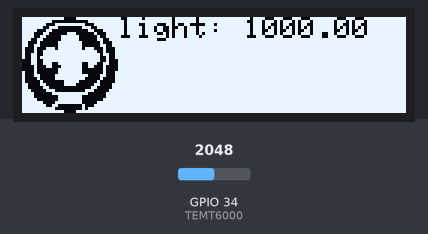
A program run on a simulated ESP32. On the bench: 128×32 one-colour display. The inputs (shaded band) are chosen by the test bench; at power-on: GPIO 34 (TEMT6000) = 2048. The display library's start-up logo is not drawn.

Above: at 1.2 s.
1.3 s: GPIO 34 (TEMT6000) set to 2866
At 2.2 s:
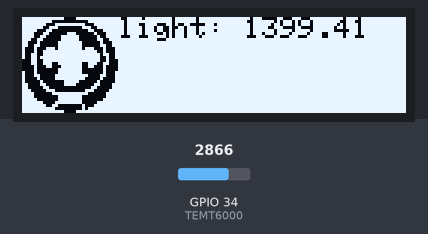
2.8 s: GPIO 34 (TEMT6000) set to 3603
At 3.3 s:
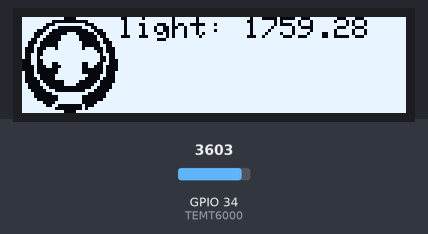
4.3 s: GPIO 34 (TEMT6000) set to 4095
At 5.7 s:
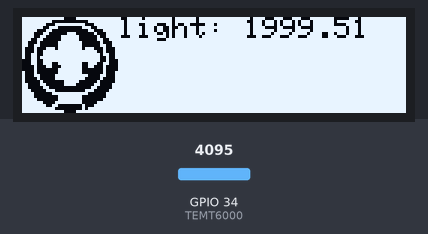
Timing chart, 0 to 7.3 s (numbered marks = the images above; inputs shaded):
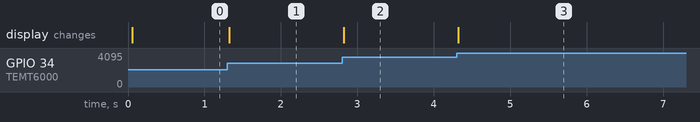

The program:

main.cpp
```cpp
#include <Arduino.h>
#include <SPI.h>
#include <Wire.h>
#include <Adafruit_GFX.h>
#include <Adafruit_SSD1306.h>

#define TEMT6000 34

#define SCREEN_WIDTH 128
#define SCREEN_HEIGHT 32

#define OLED_RESET -1
Adafruit_SSD1306 display(SCREEN_WIDTH, SCREEN_HEIGHT, &Wire, OLED_RESET);

const unsigned char img[] = {
    0xFF, 0xFC, 0x3F, 0xFF, 0xFF, 0xFF, 0xFF, 0xFF, 0xFF, 0xFF, 0xFF, 0xFF, 0xFF, 0xFF, 0xFF, 0xFF,
    0xFF, 0xC0, 0x03, 0xFF, 0xFF, 0xFF, 0xFF, 0xFF, 0xFF, 0xFF, 0xFF, 0xFF, 0xFF, 0xFF, 0xFF, 0xFF,
    0xFF, 0x1F, 0xF8, 0xFF, 0xFF, 0xFF, 0xFF, 0xFF, 0xFF, 0xFF, 0xFF, 0xFF, 0xFF, 0xFF, 0xFF, 0xFF,
    0xFE, 0x70, 0x0E, 0x7F, 0xFF, 0xFF, 0xFF, 0xFF, 0xFF, 0xFF, 0xFF, 0xFF, 0xFF, 0xFF, 0xFF, 0xFF,
    0xF8, 0xC0, 0x03, 0x1F, 0xFF, 0xFF, 0xFF, 0xFF, 0xFF, 0xFF, 0xFF, 0xFF, 0xFF, 0xFF, 0xFF, 0xFF,
    0xF1, 0x81, 0xC0, 0x8F, 0xFF, 0xFF, 0xFF, 0xFF, 0xFF, 0xFF, 0xFF, 0xFF, 0xFF, 0xFF, 0xFF, 0xFF,
    0xF3, 0x07, 0xE0, 0x4F, 0xFF, 0xFF, 0xFF, 0xFF, 0xFF, 0xFF, 0xFF, 0xFF, 0xFF, 0xFF, 0xFF, 0xFF,
    0xE6, 0x07, 0xE0, 0x67, 0xFF, 0xFF, 0xFF, 0xFF, 0xFF, 0xFF, 0xFF, 0xFF, 0xFF, 0xFF, 0xFF, 0xFF,
    0xC4, 0x0F, 0xF0, 0x23, 0xFF, 0xFF, 0xFF, 0xFF, 0xFF, 0xFF, 0xFF, 0xFF, 0xFF, 0xFF, 0xFF, 0xFF,
    0xCC, 0x0F, 0xF0, 0x33, 0xFF, 0xFF, 0xFF, 0xFF, 0xFF, 0xFF, 0xFF, 0xFF, 0xFF, 0xFF, 0xFF, 0xFF,
    0x88, 0xEF, 0xF7, 0x11, 0xFF, 0xFF, 0xFF, 0xFF, 0xFF, 0xFF, 0xFF, 0xFF, 0xFF, 0xFF, 0xFF, 0xFF,
    0x89, 0xFF, 0xFF, 0x91, 0xFF, 0xFF, 0xFF, 0xFF, 0xFF, 0xFF, 0xFF, 0xFF, 0xFF, 0xFF, 0xFF, 0xFF,
    0x99, 0xFF, 0xFF, 0xD9, 0xFF, 0xFF, 0xFF, 0xFF, 0xFF, 0xFF, 0xFF, 0xFF, 0xFF, 0xFF, 0xFF, 0xFF,
    0x9B, 0xFF, 0xFF, 0xC9, 0xFF, 0xFF, 0xFF, 0xFF, 0xFF, 0xFF, 0xFF, 0xFF, 0xFF, 0xFF, 0xFF, 0xFF,
    0x19, 0xFF, 0xFF, 0xC8, 0xFF, 0xFF, 0xFF, 0xFF, 0xFF, 0xFF, 0xFF, 0xFF, 0xFF, 0xFF, 0xFF, 0xFF,
    0x19, 0xCF, 0xF3, 0x98, 0xFF, 0xFF, 0xFF, 0xFF, 0xFF, 0xFF, 0xFF, 0xFF, 0xFF, 0xFF, 0xFF, 0xFF,
    0x08, 0xC7, 0xF3, 0x10, 0xFF, 0xFF, 0xFF, 0xFF, 0xFF, 0xFF, 0xFF, 0xFF, 0xFF, 0xFF, 0xFF, 0xFF,
    0x08, 0x0F, 0xF0, 0x10, 0xFF, 0xFF, 0xFF, 0xFF, 0xFF, 0xFF, 0xFF, 0xFF, 0xFF, 0xFF, 0xFF, 0xFF,
    0x88, 0x0F, 0xF0, 0x11, 0xFF, 0xFF, 0xFF, 0xFF, 0xFF, 0xFF, 0xFF, 0xFF, 0xFF, 0xFF, 0xFF, 0xFF,
    0x8C, 0x1F, 0xFC, 0x31, 0xFF, 0xFF, 0xFF, 0xFF, 0xFF, 0xFF, 0xFF, 0xFF, 0xFF, 0xFF, 0xFF, 0xFF,
    0x84, 0x1F, 0xF8, 0x21, 0xFF, 0xFF, 0xFF, 0xFF, 0xFF, 0xFF, 0xFF, 0xFF, 0xFF, 0xFF, 0xFF, 0xFF,
    0x82, 0x03, 0xE0, 0x41, 0xFF, 0xFF, 0xFF, 0xFF, 0xFF, 0xFF, 0xFF, 0xFF, 0xFF, 0xFF, 0xFF, 0xFF,
    0xC3, 0x03, 0xC0, 0xC3, 0xFF, 0xFF, 0xFF, 0xFF, 0xFF, 0xFF, 0xFF, 0xFF, 0xFF, 0xFF, 0xFF, 0xFF,
    0xC1, 0x80, 0x01, 0x83, 0xFF, 0xFF, 0xFF, 0xFF, 0xFF, 0xFF, 0xFF, 0xFF, 0xFF, 0xFF, 0xFF, 0xFF,
    0xE0, 0xE0, 0x07, 0x07, 0xFF, 0xFF, 0xFF, 0xFF, 0xFF, 0xFF, 0xFF, 0xFF, 0xFF, 0xFF, 0xFF, 0xFF,
    0xF0, 0x3F, 0xFC, 0x0F, 0xFF, 0xFF, 0xFF, 0xFF, 0xFF, 0xFF, 0xFF, 0xFF, 0xFF, 0xFF, 0xFF, 0xFF,
    0xF0, 0x0F, 0xF0, 0x0F, 0xFF, 0xFF, 0xFF, 0xFF, 0xFF, 0xFF, 0xFF, 0xFF, 0xFF, 0xFF, 0xFF, 0xFF,
    0xF8, 0x0F, 0xF0, 0x1F, 0xFF, 0xFF, 0xFF, 0xFF, 0xFF, 0xFF, 0xFF, 0xFF, 0xFF, 0xFF, 0xFF, 0xFF,
    0xFE, 0x1F, 0xF0, 0x7F, 0xFF, 0xFF, 0xFF, 0xFF, 0xFF, 0xFF, 0xFF, 0xFF, 0xFF, 0xFF, 0xFF, 0xFF,
    0xFF, 0x30, 0x08, 0xFF, 0xFF, 0xFF, 0xFF, 0xFF, 0xFF, 0xFF, 0xFF, 0xFF, 0xFF, 0xFF, 0xFF, 0xFF,
    0xFF, 0xE0, 0x0B, 0xFF, 0xFF, 0xFF, 0xFF, 0xFF, 0xFF, 0xFF, 0xFF, 0xFF, 0xFF, 0xFF, 0xFF, 0xFF,
    0xFF, 0xFC, 0x3F, 0xFF, 0xFF, 0xFF, 0xFF, 0xFF, 0xFF, 0xFF, 0xFF, 0xFF, 0xFF, 0xFF, 0xFF, 0xFF};

void setup()
{
  Serial.begin(115200);

  pinMode(TEMT6000, INPUT);

  if (!display.begin(SSD1306_SWITCHCAPVCC, 0x3C))
  {
    Serial.println(F("SSD1306 allocation failed"));
    for (;;)
      ;
  }

  display.display();

  display.clearDisplay();
  display.setTextSize(1);
}
int number = 0;

void loop()
{
  display.clearDisplay();
  display.drawBitmap(0, 0, img, 128, 32, 1);
  display.setTextColor(BLACK);
  float volts = analogRead(TEMT6000) * 5 / 1024.0 * 100;
  display.setCursor(32, 0);
  display.println("light: " + String(volts));
  display.display();
}
```

Measured:
- after the input at 1.3 s, the display: changes at once (image 1)
- after the input at 2.8 s, the display: changes at once (image 2)
- after the input at 4.3 s, the display: changes at once (image 3)
